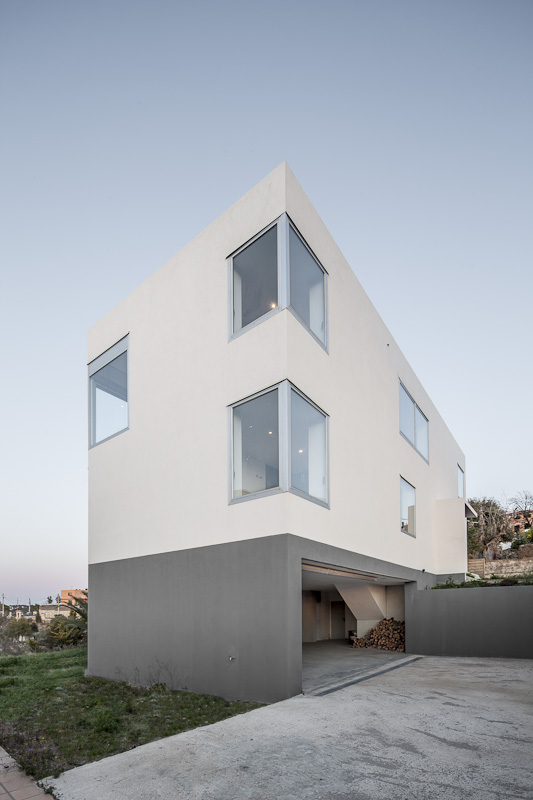
#> input picture openCV_class(cv2)/07_cornerHarris/img/house_01.jpg, 533 x 800 px
$ python e_goodFeaturesToTrack.py
#> lines starting #> are read from the running program, lines starting #| are printed output that depends on the picture
import cv2
import numpy as np
from matplotlib import pyplot as plt

filename = 'img/house_01.jpg'
img = cv2.imread(filename)
#> img is the input picture: shape (800, 533, 3); mean B, G, R 175.6, 168.7, 163.4
gray = cv2.cvtColor(img, cv2.COLOR_BGR2GRAY)
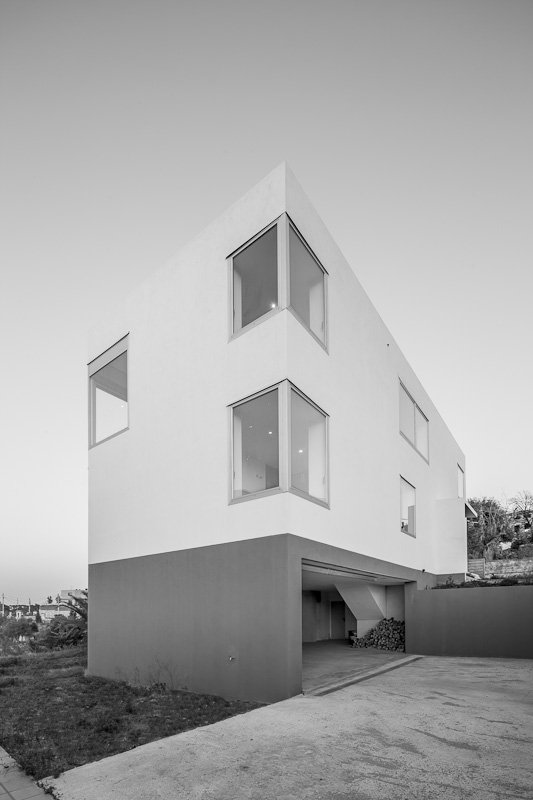
#> gray: shape (800, 533); min 0, max 254, mean 167.9


configs = [
    {"maxCorners": 4, "qualityLevel": 0.01, "minDistance": 10},
    {"maxCorners": 10, "qualityLevel": 0.01, "minDistance": 200},
    {"maxCorners": 100, "qualityLevel": 0.1, "minDistance": 10}
]

plt.figure(figsize=(15, 5))

for i, config in enumerate(configs):
    temp_img = img.copy()
    corners = cv2.goodFeaturesToTrack(
        gray,
        maxCorners=config['maxCorners'],
        qualityLevel=config['qualityLevel'],
        minDistance=config['minDistance']
    )
    corners = np.int0(corners)
    for corner in corners:
        x, y = corner.ravel()
        cv2.circle(temp_img, (x, y), 5, [0, 0, 255], -1)

    plt.subplot(1, len(configs), i+1)
    plt.imshow(cv2.cvtColor(temp_img, cv2.COLOR_BGR2RGB))
    plt.title(f"maxCorners: {config['maxCorners']}, qualityLevel: {config['qualityLevel']}, minDistance: {config['minDistance']}")
#> this loop made 3 passes
#> corners on pass 1: [[423, 569], [476, 516], [528, 518], [467, 574]]
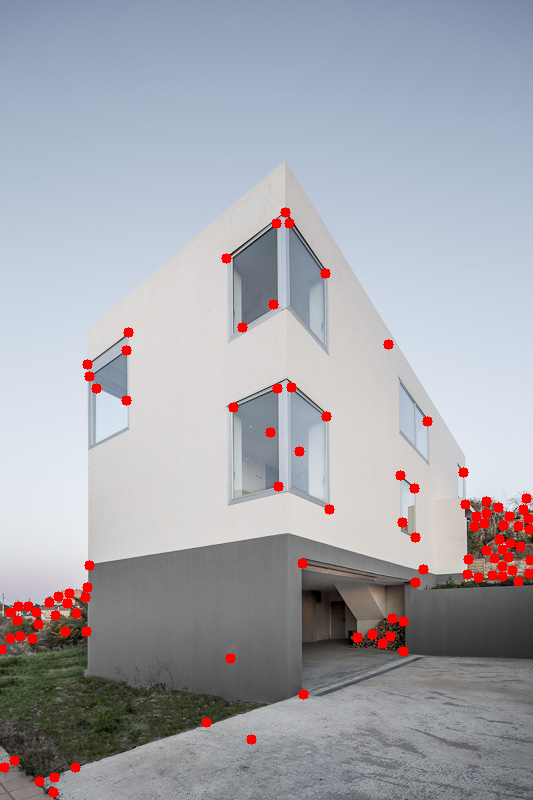
#> temp_img: shape (800, 533, 3); mean B, G, R 173.4, 166.3, 165.8

plt.show()
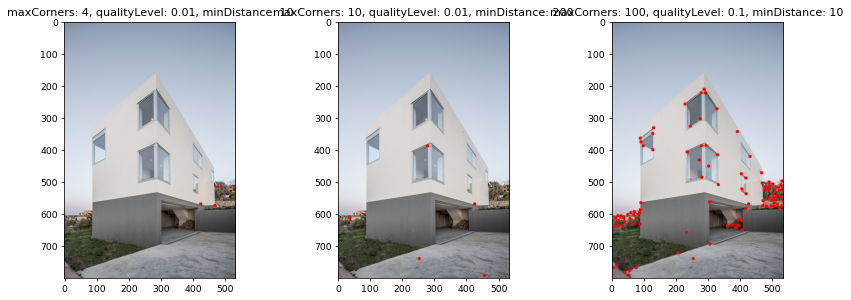
#> figure drawn by matplotlib, 3 panels

$ run again, with openCV_class(cv2)/07_cornerHarris/img/cat_with_glasses.jpg copied over openCV_class(cv2)/07_cornerHarris/img/house_01.jpg
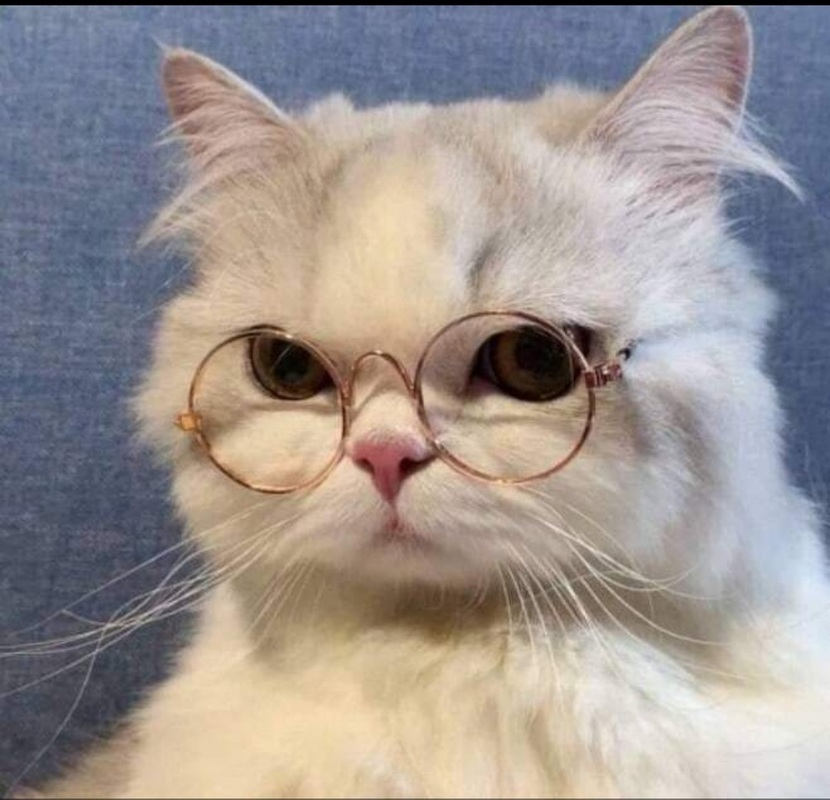
#> input picture openCV_class(cv2)/07_cornerHarris/img/cat_with_glasses.jpg, 830 x 800 px
#> img is the input picture: shape (800, 830, 3); mean B, G, R 146, 148.7, 156.9
#> `gray = cv2.cvtColor(img, cv2.COLOR_BGR2GRAY)`:
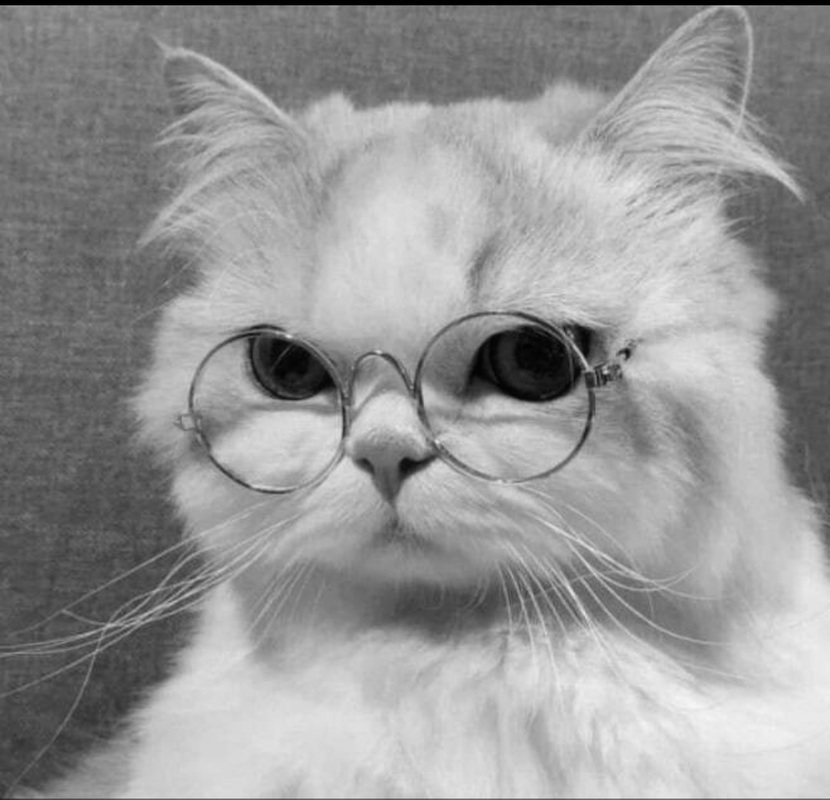
#> gray: shape (800, 830); min 0, max 246, mean 150.8
#> the loop `for i, config in enumerate(configs):` made 3 passes
#> corners on pass 1: [[604, 372], [586, 370], [625, 359], [381, 355]]
#> `plt.show()`:
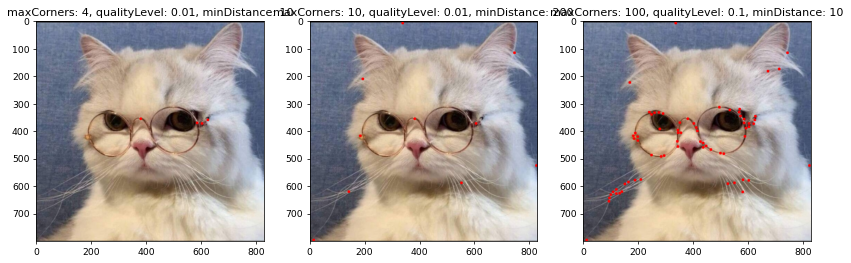
#> figure drawn by matplotlib, 3 panels

$ run again, with openCV_class(cv2)/07_cornerHarris/img/dave.jpg copied over openCV_class(cv2)/07_cornerHarris/img/house_01.jpg
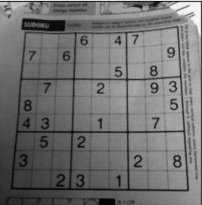
#> input picture openCV_class(cv2)/07_cornerHarris/img/dave.jpg, 202 x 205 px
#> img is the input picture: shape (205, 202, 3); min 0, max 255, mean 112.3
#> the loop `for i, config in enumerate(configs):` made 3 passes
#> corners on passes 1 to 2: [[199, 3], [153, 68], [177, 158], [158, 118]], [[199, 3], [81, 177]]
#> after the loop `for i, config in enumerate(configs):`:
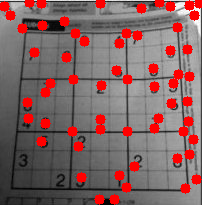
#> temp_img: shape (205, 202, 3); mean B, G, R 99.2, 99.2, 129.2
#> `plt.show()`:
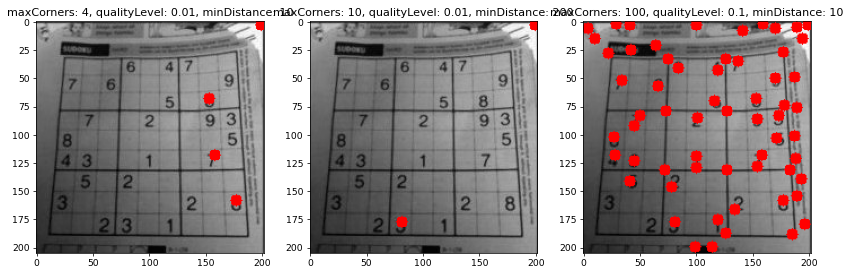
#> figure drawn by matplotlib, 3 panels
